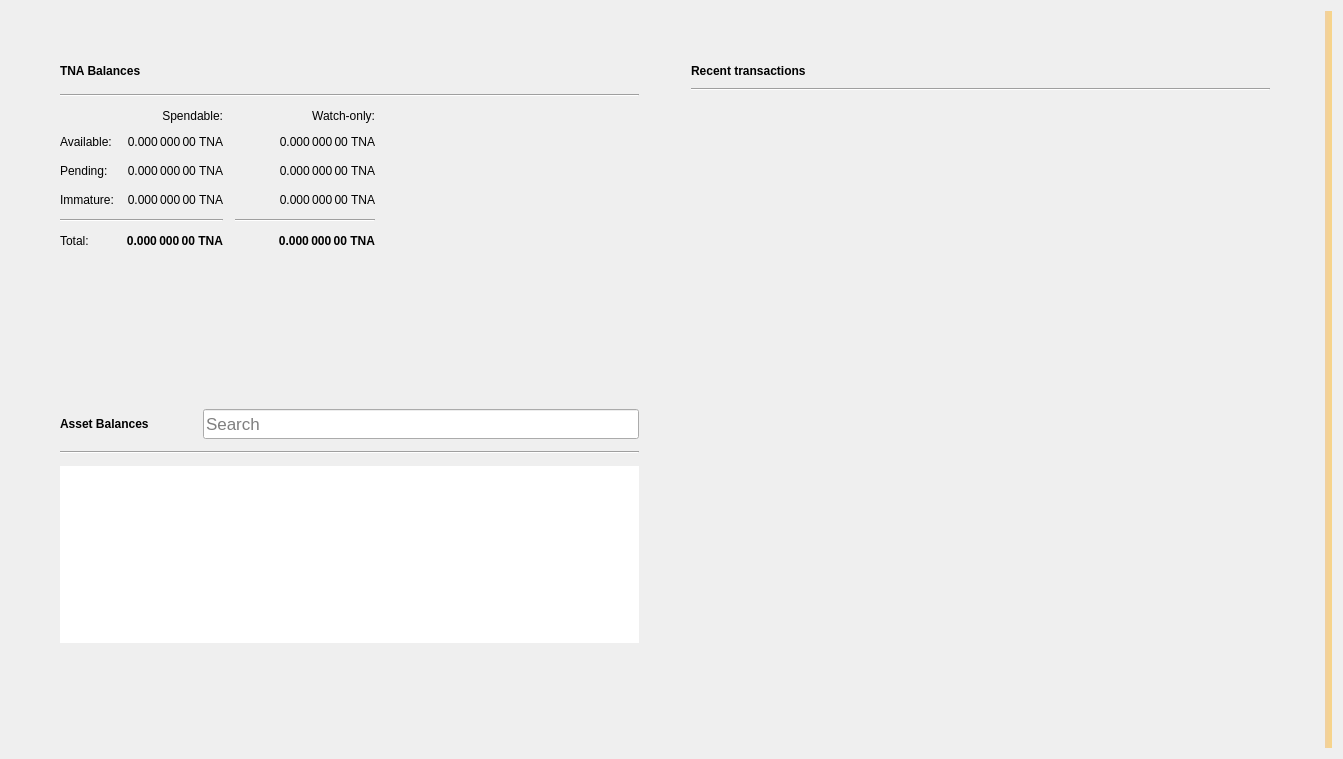
<?xml version="1.0" encoding="UTF-8"?>
<ui version="4.0">
 <class>OverviewPage</class>
 <widget class="QWidget" name="OverviewPage">
  <property name="geometry">
   <rect>
    <x>0</x>
    <y>0</y>
    <width>1343</width>
    <height>759</height>
   </rect>
  </property>
  <property name="windowTitle">
   <string>Form</string>
  </property>
  <property name="autoFillBackground">
   <bool>false</bool>
  </property>
  <layout class="QGridLayout" name="gridLayout_3">
   <item row="0" column="1">
    <layout class="QVBoxLayout" name="verticalLayout_7">
     <property name="spacing">
      <number>0</number>
     </property>
     <property name="leftMargin">
      <number>0</number>
     </property>
     <property name="topMargin">
      <number>0</number>
     </property>
     <property name="rightMargin">
      <number>0</number>
     </property>
     <property name="bottomMargin">
      <number>0</number>
     </property>
     <item>
      <layout class="QHBoxLayout" name="horizontalLayout" stretch="0,0">
       <property name="spacing">
        <number>34</number>
       </property>
       <property name="sizeConstraint">
        <enum>QLayout::SetMaximumSize</enum>
       </property>
       <property name="leftMargin">
        <number>40</number>
       </property>
       <property name="topMargin">
        <number>40</number>
       </property>
       <property name="rightMargin">
        <number>40</number>
       </property>
       <property name="bottomMargin">
        <number>40</number>
       </property>
       <item>
        <layout class="QVBoxLayout" name="verticalLayout_2">
         <property name="spacing">
          <number>34</number>
         </property>
         <property name="rightMargin">
          <number>0</number>
         </property>
         <item>
          <widget class="QFrame" name="frame">
           <property name="sizePolicy">
            <sizepolicy hsizetype="Preferred" vsizetype="Preferred">
             <horstretch>0</horstretch>
             <verstretch>0</verstretch>
            </sizepolicy>
           </property>
           <property name="frameShape">
            <enum>QFrame::NoFrame</enum>
           </property>
           <property name="frameShadow">
            <enum>QFrame::Raised</enum>
           </property>
           <property name="lineWidth">
            <number>10</number>
           </property>
           <layout class="QVBoxLayout" name="verticalLayout_4">
            <property name="spacing">
             <number>12</number>
            </property>
            <item>
             <layout class="QHBoxLayout" name="horizontalLayout_4">
              <item>
               <widget class="QLabel" name="rvnBalancesLabel">
                <property name="font">
                 <font>
                  <weight>75</weight>
                  <bold>true</bold>
                 </font>
                </property>
                <property name="text">
                 <string>TNA Balances</string>
                </property>
               </widget>
              </item>
              <item>
               <widget class="QPushButton" name="labelWalletStatus">
                <property name="enabled">
                 <bool>true</bool>
                </property>
                <property name="maximumSize">
                 <size>
                  <width>30</width>
                  <height>16777215</height>
                 </size>
                </property>
                <property name="toolTip">
                 <string>The displayed information may be out of date. Your wallet automatically synchronizes with the Taona network after a connection is established, but this process has not completed yet.</string>
                </property>
                <property name="text">
                 <string/>
                </property>
                <property name="icon">
                 <iconset>
                  <normaloff>:/icons/warning</normaloff>
                  <disabledoff>:/icons/warning</disabledoff>:/icons/warning</iconset>
                </property>
                <property name="iconSize">
                 <size>
                  <width>24</width>
                  <height>24</height>
                 </size>
                </property>
                <property name="flat">
                 <bool>true</bool>
                </property>
               </widget>
              </item>
              <item>
               <spacer name="horizontalSpacer_3">
                <property name="orientation">
                 <enum>Qt::Horizontal</enum>
                </property>
                <property name="sizeHint" stdset="0">
                 <size>
                  <width>40</width>
                  <height>20</height>
                 </size>
                </property>
               </spacer>
              </item>
             </layout>
            </item>
            <item>
             <widget class="Line" name="line_2">
              <property name="orientation">
               <enum>Qt::Horizontal</enum>
              </property>
             </widget>
            </item>
            <item>
             <layout class="QGridLayout" name="gridLayout">
              <property name="spacing">
               <number>12</number>
              </property>
              <item row="3" column="2">
               <widget class="QLabel" name="labelWatchImmature">
                <property name="font">
                 <font>
                  <weight>50</weight>
                  <bold>false</bold>
                 </font>
                </property>
                <property name="cursor">
                 <cursorShape>IBeamCursor</cursorShape>
                </property>
                <property name="toolTip">
                 <string>Mined balance in watch-only addresses that has not yet matured</string>
                </property>
                <property name="text">
                 <string notr="true">0.000 000 00 TNA</string>
                </property>
                <property name="alignment">
                 <set>Qt::AlignRight|Qt::AlignTrailing|Qt::AlignVCenter</set>
                </property>
                <property name="textInteractionFlags">
                 <set>Qt::LinksAccessibleByMouse|Qt::TextSelectableByKeyboard|Qt::TextSelectableByMouse</set>
                </property>
               </widget>
              </item>
              <item row="2" column="3">
               <spacer name="horizontalSpacer_2">
                <property name="orientation">
                 <enum>Qt::Horizontal</enum>
                </property>
                <property name="sizeHint" stdset="0">
                 <size>
                  <width>40</width>
                  <height>20</height>
                 </size>
                </property>
               </spacer>
              </item>
              <item row="1" column="0">
               <widget class="QLabel" name="labelBalanceText">
                <property name="text">
                 <string>Available:</string>
                </property>
               </widget>
              </item>
              <item row="1" column="2">
               <widget class="QLabel" name="labelWatchAvailable">
                <property name="font">
                 <font>
                  <weight>50</weight>
                  <bold>false</bold>
                 </font>
                </property>
                <property name="cursor">
                 <cursorShape>IBeamCursor</cursorShape>
                </property>
                <property name="toolTip">
                 <string>Your current balance in watch-only addresses</string>
                </property>
                <property name="text">
                 <string notr="true">0.000 000 00 TNA</string>
                </property>
                <property name="alignment">
                 <set>Qt::AlignRight|Qt::AlignTrailing|Qt::AlignVCenter</set>
                </property>
                <property name="textInteractionFlags">
                 <set>Qt::LinksAccessibleByMouse|Qt::TextSelectableByKeyboard|Qt::TextSelectableByMouse</set>
                </property>
               </widget>
              </item>
              <item row="2" column="1">
               <widget class="QLabel" name="labelUnconfirmed">
                <property name="font">
                 <font>
                  <weight>50</weight>
                  <bold>false</bold>
                 </font>
                </property>
                <property name="cursor">
                 <cursorShape>IBeamCursor</cursorShape>
                </property>
                <property name="toolTip">
                 <string>Total of transactions that have yet to be confirmed, and do not yet count toward the spendable balance</string>
                </property>
                <property name="text">
                 <string notr="true">0.000 000 00 TNA</string>
                </property>
                <property name="alignment">
                 <set>Qt::AlignRight|Qt::AlignTrailing|Qt::AlignVCenter</set>
                </property>
                <property name="textInteractionFlags">
                 <set>Qt::LinksAccessibleByMouse|Qt::TextSelectableByKeyboard|Qt::TextSelectableByMouse</set>
                </property>
               </widget>
              </item>
              <item row="4" column="2">
               <widget class="Line" name="lineWatchBalance">
                <property name="sizePolicy">
                 <sizepolicy hsizetype="Preferred" vsizetype="Fixed">
                  <horstretch>0</horstretch>
                  <verstretch>0</verstretch>
                 </sizepolicy>
                </property>
                <property name="minimumSize">
                 <size>
                  <width>140</width>
                  <height>0</height>
                 </size>
                </property>
                <property name="orientation">
                 <enum>Qt::Horizontal</enum>
                </property>
               </widget>
              </item>
              <item row="0" column="1">
               <widget class="QLabel" name="labelSpendable">
                <property name="text">
                 <string>Spendable:</string>
                </property>
                <property name="alignment">
                 <set>Qt::AlignRight|Qt::AlignTrailing|Qt::AlignVCenter</set>
                </property>
               </widget>
              </item>
              <item row="3" column="0">
               <widget class="QLabel" name="labelImmatureText">
                <property name="text">
                 <string>Immature:</string>
                </property>
               </widget>
              </item>
              <item row="5" column="2">
               <widget class="QLabel" name="labelWatchTotal">
                <property name="font">
                 <font>
                  <weight>75</weight>
                  <bold>true</bold>
                 </font>
                </property>
                <property name="cursor">
                 <cursorShape>IBeamCursor</cursorShape>
                </property>
                <property name="toolTip">
                 <string>Current total balance in watch-only addresses</string>
                </property>
                <property name="text">
                 <string notr="true">0.000 000 00 TNA</string>
                </property>
                <property name="alignment">
                 <set>Qt::AlignRight|Qt::AlignTrailing|Qt::AlignVCenter</set>
                </property>
                <property name="textInteractionFlags">
                 <set>Qt::LinksAccessibleByMouse|Qt::TextSelectableByKeyboard|Qt::TextSelectableByMouse</set>
                </property>
               </widget>
              </item>
              <item row="4" column="0" colspan="2">
               <widget class="Line" name="line">
                <property name="orientation">
                 <enum>Qt::Horizontal</enum>
                </property>
               </widget>
              </item>
              <item row="0" column="2">
               <widget class="QLabel" name="labelWatchonly">
                <property name="text">
                 <string>Watch-only:</string>
                </property>
                <property name="alignment">
                 <set>Qt::AlignRight|Qt::AlignTrailing|Qt::AlignVCenter</set>
                </property>
               </widget>
              </item>
              <item row="5" column="1">
               <widget class="QLabel" name="labelTotal">
                <property name="font">
                 <font>
                  <weight>75</weight>
                  <bold>true</bold>
                 </font>
                </property>
                <property name="cursor">
                 <cursorShape>IBeamCursor</cursorShape>
                </property>
                <property name="toolTip">
                 <string>Your current total balance</string>
                </property>
                <property name="text">
                 <string notr="true">0.000 000 00 TNA</string>
                </property>
                <property name="alignment">
                 <set>Qt::AlignRight|Qt::AlignTrailing|Qt::AlignVCenter</set>
                </property>
                <property name="textInteractionFlags">
                 <set>Qt::LinksAccessibleByMouse|Qt::TextSelectableByKeyboard|Qt::TextSelectableByMouse</set>
                </property>
               </widget>
              </item>
              <item row="1" column="1">
               <widget class="QLabel" name="labelBalance">
                <property name="font">
                 <font>
                  <weight>50</weight>
                  <bold>false</bold>
                 </font>
                </property>
                <property name="cursor">
                 <cursorShape>IBeamCursor</cursorShape>
                </property>
                <property name="toolTip">
                 <string>Your current spendable balance</string>
                </property>
                <property name="text">
                 <string notr="true">0.000 000 00 TNA</string>
                </property>
                <property name="alignment">
                 <set>Qt::AlignRight|Qt::AlignTrailing|Qt::AlignVCenter</set>
                </property>
                <property name="textInteractionFlags">
                 <set>Qt::LinksAccessibleByMouse|Qt::TextSelectableByKeyboard|Qt::TextSelectableByMouse</set>
                </property>
               </widget>
              </item>
              <item row="2" column="0">
               <widget class="QLabel" name="labelPendingText">
                <property name="text">
                 <string>Pending:</string>
                </property>
               </widget>
              </item>
              <item row="5" column="0">
               <widget class="QLabel" name="labelTotalText">
                <property name="text">
                 <string>Total:</string>
                </property>
               </widget>
              </item>
              <item row="3" column="1">
               <widget class="QLabel" name="labelImmature">
                <property name="font">
                 <font>
                  <weight>50</weight>
                  <bold>false</bold>
                 </font>
                </property>
                <property name="cursor">
                 <cursorShape>IBeamCursor</cursorShape>
                </property>
                <property name="toolTip">
                 <string>Mined balance that has not yet matured</string>
                </property>
                <property name="text">
                 <string notr="true">0.000 000 00 TNA</string>
                </property>
                <property name="alignment">
                 <set>Qt::AlignRight|Qt::AlignTrailing|Qt::AlignVCenter</set>
                </property>
                <property name="textInteractionFlags">
                 <set>Qt::LinksAccessibleByMouse|Qt::TextSelectableByKeyboard|Qt::TextSelectableByMouse</set>
                </property>
               </widget>
              </item>
              <item row="2" column="2">
               <widget class="QLabel" name="labelWatchPending">
                <property name="font">
                 <font>
                  <weight>50</weight>
                  <bold>false</bold>
                 </font>
                </property>
                <property name="cursor">
                 <cursorShape>IBeamCursor</cursorShape>
                </property>
                <property name="toolTip">
                 <string>Unconfirmed transactions to watch-only addresses</string>
                </property>
                <property name="text">
                 <string notr="true">0.000 000 00 TNA</string>
                </property>
                <property name="alignment">
                 <set>Qt::AlignRight|Qt::AlignTrailing|Qt::AlignVCenter</set>
                </property>
                <property name="textInteractionFlags">
                 <set>Qt::LinksAccessibleByMouse|Qt::TextSelectableByKeyboard|Qt::TextSelectableByMouse</set>
                </property>
               </widget>
              </item>
             </layout>
            </item>
           </layout>
          </widget>
         </item>
         <item>
          <widget class="QWidget" name="assetVerticalSpaceWidget2" native="true">
           <property name="autoFillBackground">
            <bool>false</bool>
           </property>
           <layout class="QVBoxLayout" name="verticalLayout_6">
            <item>
             <spacer name="verticalSpacer_4">
              <property name="orientation">
               <enum>Qt::Vertical</enum>
              </property>
              <property name="sizeHint" stdset="0">
               <size>
                <width>20</width>
                <height>87</height>
               </size>
              </property>
             </spacer>
            </item>
           </layout>
          </widget>
         </item>
         <item>
          <widget class="QFrame" name="assetFrame">
           <property name="autoFillBackground">
            <bool>true</bool>
           </property>
           <property name="frameShape">
            <enum>QFrame::NoFrame</enum>
           </property>
           <property name="frameShadow">
            <enum>QFrame::Plain</enum>
           </property>
           <property name="lineWidth">
            <number>0</number>
           </property>
           <layout class="QVBoxLayout" name="verticalLayout_5">
            <property name="spacing">
             <number>12</number>
            </property>
            <item>
             <layout class="QHBoxLayout" name="assetBalanceHorizontalLayout">
              <item alignment="Qt::AlignVCenter">
               <widget class="QLabel" name="assetBalanceLabel">
                <property name="font">
                 <font>
                  <weight>75</weight>
                  <bold>true</bold>
                 </font>
                </property>
                <property name="text">
                 <string>Asset Balances</string>
                </property>
               </widget>
              </item>
              <item>
               <widget class="QPushButton" name="labelAssetStatus">
                <property name="enabled">
                 <bool>true</bool>
                </property>
                <property name="maximumSize">
                 <size>
                  <width>30</width>
                  <height>16777215</height>
                 </size>
                </property>
                <property name="toolTip">
                 <string>The displayed information may be out of date. Your wallet automatically synchronizes with the Taona network after a connection is established, but this process has not completed yet.</string>
                </property>
                <property name="text">
                 <string/>
                </property>
                <property name="icon">
                 <iconset>
                  <normaloff>:/icons/warning</normaloff>
                  <disabledoff>:/icons/warning</disabledoff>:/icons/warning</iconset>
                </property>
                <property name="iconSize">
                 <size>
                  <width>24</width>
                  <height>24</height>
                 </size>
                </property>
                <property name="flat">
                 <bool>true</bool>
                </property>
               </widget>
              </item>
              <item alignment="Qt::AlignBottom">
               <widget class="QLineEdit" name="assetSearch">
                <property name="sizePolicy">
                 <sizepolicy hsizetype="Expanding" vsizetype="Preferred">
                  <horstretch>0</horstretch>
                  <verstretch>0</verstretch>
                 </sizepolicy>
                </property>
                <property name="minimumSize">
                 <size>
                  <width>0</width>
                  <height>30</height>
                 </size>
                </property>
                <property name="maximumSize">
                 <size>
                  <width>16777215</width>
                  <height>30</height>
                 </size>
                </property>
                <property name="sizeIncrement">
                 <size>
                  <width>0</width>
                  <height>0</height>
                 </size>
                </property>
                <property name="baseSize">
                 <size>
                  <width>0</width>
                  <height>0</height>
                 </size>
                </property>
                <property name="font">
                 <font>
                  <pointsize>13</pointsize>
                 </font>
                </property>
                <property name="maxLength">
                 <number>32</number>
                </property>
                <property name="frame">
                 <bool>true</bool>
                </property>
                <property name="alignment">
                 <set>Qt::AlignLeading|Qt::AlignLeft|Qt::AlignVCenter</set>
                </property>
                <property name="placeholderText">
                 <string>Search</string>
                </property>
                <property name="clearButtonEnabled">
                 <bool>true</bool>
                </property>
               </widget>
              </item>
             </layout>
            </item>
            <item>
             <widget class="Line" name="assetBalanceLine">
              <property name="orientation">
               <enum>Qt::Horizontal</enum>
              </property>
             </widget>
            </item>
            <item>
             <widget class="QListView" name="listAssets">
              <property name="frameShape">
               <enum>QFrame::NoFrame</enum>
              </property>
              <property name="lineWidth">
               <number>0</number>
              </property>
              <property name="verticalScrollMode">
               <enum>QAbstractItemView::ScrollPerItem</enum>
              </property>
             </widget>
            </item>
            <item>
             <widget class="QWidget" name="assetVerticalSpaceWidget" native="true">
              <property name="autoFillBackground">
               <bool>false</bool>
              </property>
              <layout class="QVBoxLayout" name="verticalLayout">
               <item>
                <spacer name="verticalSpacer_3">
                 <property name="orientation">
                  <enum>Qt::Vertical</enum>
                 </property>
                 <property name="sizeHint" stdset="0">
                  <size>
                   <width>20</width>
                   <height>40</height>
                  </size>
                 </property>
                </spacer>
               </item>
              </layout>
             </widget>
            </item>
           </layout>
          </widget>
         </item>
        </layout>
       </item>
       <item>
        <layout class="QVBoxLayout" name="verticalLayout_3">
         <property name="spacing">
          <number>34</number>
         </property>
         <property name="leftMargin">
          <number>0</number>
         </property>
         <item>
          <widget class="QFrame" name="frame_2">
           <property name="sizePolicy">
            <sizepolicy hsizetype="Preferred" vsizetype="Fixed">
             <horstretch>0</horstretch>
             <verstretch>0</verstretch>
            </sizepolicy>
           </property>
           <property name="frameShape">
            <enum>QFrame::NoFrame</enum>
           </property>
           <property name="frameShadow">
            <enum>QFrame::Plain</enum>
           </property>
           <property name="lineWidth">
            <number>0</number>
           </property>
           <layout class="QGridLayout" name="gridLayout_2">
            <property name="horizontalSpacing">
             <number>12</number>
            </property>
            <item row="0" column="0">
             <layout class="QHBoxLayout" name="horizontalLayout_2">
              <item>
               <widget class="QLabel" name="recentTransactionsLabel">
                <property name="font">
                 <font>
                  <weight>75</weight>
                  <bold>true</bold>
                 </font>
                </property>
                <property name="text">
                 <string>Recent transactions</string>
                </property>
               </widget>
              </item>
              <item>
               <widget class="QPushButton" name="labelTransactionsStatus">
                <property name="enabled">
                 <bool>true</bool>
                </property>
                <property name="maximumSize">
                 <size>
                  <width>30</width>
                  <height>16777215</height>
                 </size>
                </property>
                <property name="toolTip">
                 <string>The displayed information may be out of date. Your wallet automatically synchronizes with the Taona network after a connection is established, but this process has not completed yet.</string>
                </property>
                <property name="text">
                 <string/>
                </property>
                <property name="icon">
                 <iconset>
                  <normaloff>:/icons/warning</normaloff>
                  <disabledoff>:/icons/warning</disabledoff>:/icons/warning</iconset>
                </property>
                <property name="iconSize">
                 <size>
                  <width>24</width>
                  <height>24</height>
                 </size>
                </property>
                <property name="flat">
                 <bool>true</bool>
                </property>
               </widget>
              </item>
              <item>
               <spacer name="horizontalSpacer">
                <property name="orientation">
                 <enum>Qt::Horizontal</enum>
                </property>
                <property name="sizeHint" stdset="0">
                 <size>
                  <width>40</width>
                  <height>20</height>
                 </size>
                </property>
               </spacer>
              </item>
             </layout>
            </item>
            <item row="2" column="0">
             <widget class="QListView" name="listTransactions">
              <property name="styleSheet">
               <string notr="true">QListView { background: transparent; }</string>
              </property>
              <property name="frameShape">
               <enum>QFrame::NoFrame</enum>
              </property>
              <property name="verticalScrollBarPolicy">
               <enum>Qt::ScrollBarAlwaysOff</enum>
              </property>
              <property name="horizontalScrollBarPolicy">
               <enum>Qt::ScrollBarAlwaysOff</enum>
              </property>
              <property name="selectionMode">
               <enum>QAbstractItemView::NoSelection</enum>
              </property>
             </widget>
            </item>
            <item row="1" column="0">
             <widget class="Line" name="line_3">
              <property name="orientation">
               <enum>Qt::Horizontal</enum>
              </property>
             </widget>
            </item>
           </layout>
          </widget>
         </item>
         <item>
          <spacer name="verticalSpacer_2">
           <property name="orientation">
            <enum>Qt::Vertical</enum>
           </property>
           <property name="sizeHint" stdset="0">
            <size>
             <width>20</width>
             <height>40</height>
            </size>
           </property>
          </spacer>
         </item>
        </layout>
       </item>
      </layout>
     </item>
    </layout>
   </item>
   <item row="0" column="3">
    <widget class="QLabel" name="labelAlerts">
     <property name="visible">
      <bool>true</bool>
     </property>
     <property name="styleSheet">
      <string notr="true">QLabel { background-color: qlineargradient(x1: 0, y1: 0, x2: 1, y2: 0, stop:0 #F0D0A0, stop:1 #F8D488); color:#000000; }</string>
     </property>
     <property name="wordWrap">
      <bool>true</bool>
     </property>
     <property name="margin">
      <number>3</number>
     </property>
     <property name="textInteractionFlags">
      <set>Qt::TextSelectableByMouse</set>
     </property>
    </widget>
   </item>
  </layout>
 </widget>
 <resources/>
 <connections/>
</ui>
